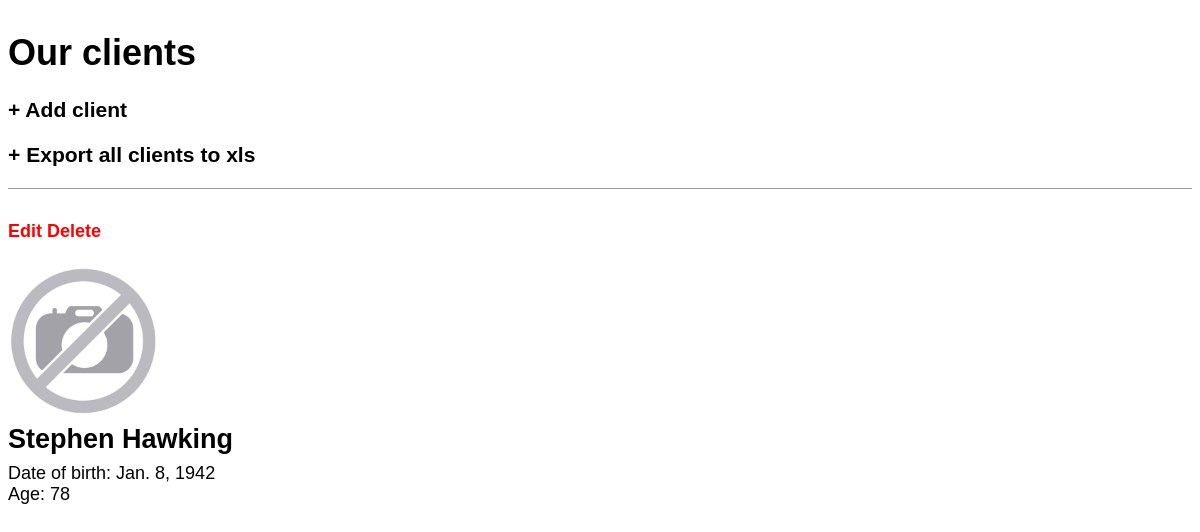
Page /client_detail/10/ on the committed database.
### clients/models.py (models this page shows, shortened)
class Client(models.Model):
    first = models.CharField(max_length=250)
    last = models.CharField(max_length=250)
    birth = models.DateField(blank=True, null=True, help_text='(YYYY-MM-DD)')
    image = models.ImageField(blank=True, upload_to='images', verbose_name='Add photo:')
    def age(self):
        import datetime
        if self.birth == None:
            return None
        else:
            return int((datetime.date.today() - self.birth).days / 365.25)
    age = property(age)
    class Meta:
        ordering = ['last']

### clients/views.py (the view)
# urls.py: path('client_detail/<int:pk>/', views.ClientDetailView.as_view(), name='client_detail'),
class ClientDetailView(DetailView):
    model = Client
    template_name = 'client_detail.html'

### templates/client_detail.html
{% extends 'base.html' %}
{% block content %}
<div class="post-entry">
    <h4><a href="{% url 'edit_client' client.pk %}">Edit</a>
        <a href="{% url 'delete_client' client.pk %}">Delete</a></h4>
    {% if client.image %}
    <img src="{{ client.image.url }}" width="240">
    {% else %}
    {% load static %}
    <img src="{% static 'no_photo.jpg' %}" width="150">
    {% endif %}
<h2>{{ client.first }} {{ client.last }}</h2>
<p>Date of birth: {{ client.birth }}</p>
<p>Age: {{ client.age }}</p>
</div>
{% endblock content %}

### static/css/base.css (style rules this page uses)
body { font-family: 'Source Sans Pro', sans-serif; font-size: 18px; }
h4 a { color: red; text-decoration: none; }
.post-entry { margin-bottom: 2rem; }
.post-entry h2 { margin: 0.5rem 0; }
.post-entry p { margin: 0; font-weight: 400; }

### rows in the picture
Client: first "Stephen", last "Hawking", birth "Jan. 8, 1942", age "78"
